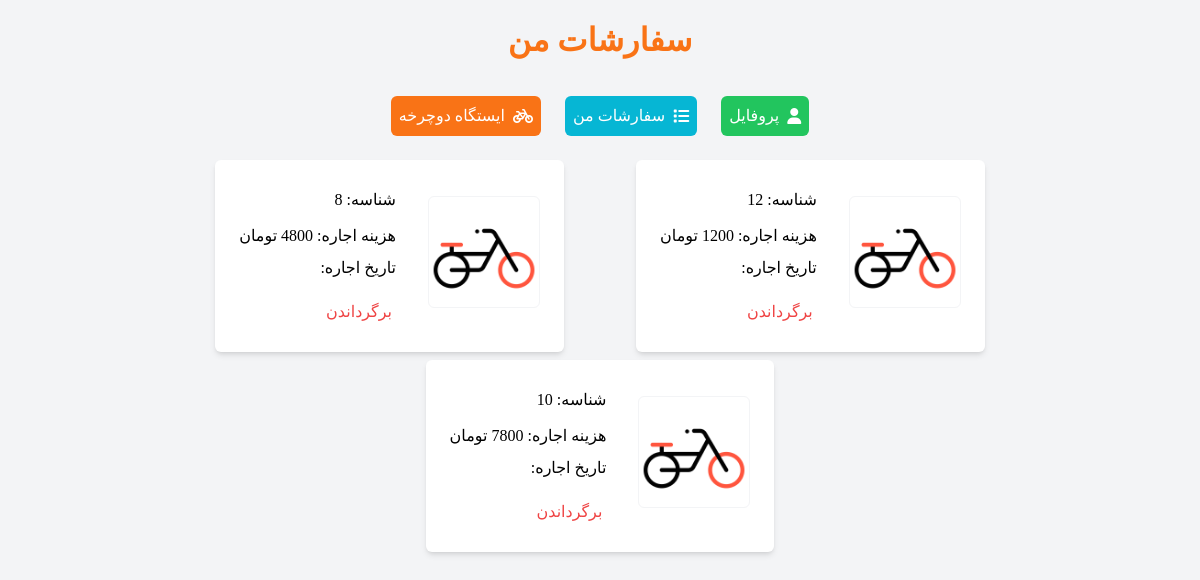
The page /bike/my-bike (signed in) on the database as committed earlier.
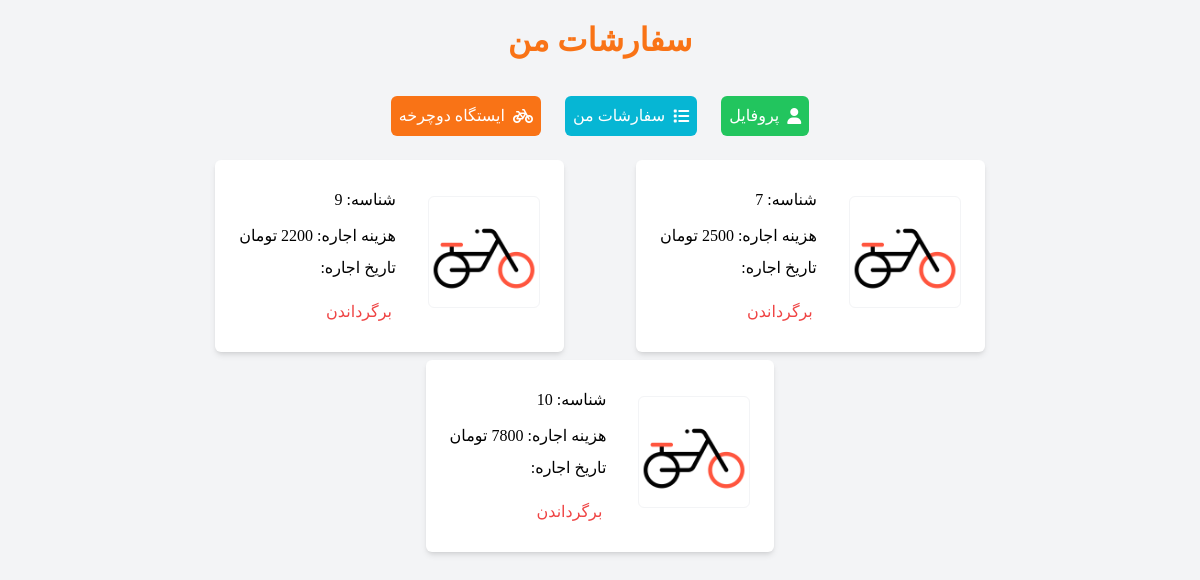
The same page on the database as committed later.
### reservation/models.py (models this page shows, shortened)
class BikeToUser(models.Model):
    user = models.ForeignKey(User, on_delete=models.CASCADE, verbose_name='کاربر')
    bike = models.ForeignKey(Bike, on_delete=models.CASCADE, verbose_name='دوچرخه')
    status = models.BooleanField(default=False, verbose_name="پس داده شده/نشده")
    date = jmodels.jDateTimeField(auto_now_add=True, verbose_name="تاریخ رزرو")
    class Meta:
        verbose_name = 'رزرو'
        verbose_name_plural = 'رزروها'

### bike/models.py (models this page shows, shortened)
class Bike(models.Model):
    price = models.IntegerField(verbose_name='نرخ اجاره ساعتی')
    add_date = models.DateField(auto_now_add=True, verbose_name='تاریخ اضافه شدن')
    status = models.BooleanField(default=False, verbose_name='اجاره داده شده')
    type = models.ForeignKey(Type, on_delete=models.CASCADE, verbose_name='نوع')
    class Meta:
        verbose_name = "دوچرخه"
        verbose_name_plural = "دورچرخه ها"

### bike/views.py (the view)
# urls.py: path('my-bike', views.MyBikesView.as_view(), name='my-bike')
class MyBikesView(LoginRequiredMixin ,ListView):
    login_url = "/account/login"
    template_name = 'my_bike.html'
    queryset = BikeToUser.objects.all()
    def get_context_data(self, **kwargs):
        context = super().get_context_data(**kwargs)
        context["bike"] = BikeToUser.objects.filter(user=self.request.user, status=True).all()
        return context

### bike/templates/my_bike.html (shortened to what this page needs)
{% extends 'main.html' %}
{% load jformat %}
{% block content %}
    <h1 class="text-[2rem] azar font-bold text-orange-500 text-center mt-4 mb-8">سفارشات من</h1>
    {% include 'menu.html' %}
    <section class="flex justify-center flex-wrap gap-2">
        {% if bike %}
            {% for item in bike %}
                <div class="flex bg-white rounded-md p-6 w-fit items-center azar shadow-md gap-x-8 mx-8">
                    <div>
                        <img src="./../static/images/get-bike.png" alt=""
                             class="block w-[7rem] mb-2 border border-gray-100 rounded-md">
                    </div>
                    <div class="flex flex-col">
                        <span class="my-1">شناسه: {{ item.bike.id }}</span>
                        <span class="mt-2">هزینه اجاره: {{ item.bike.price }} تومان</span>
                        <span class="mt-2">تاریخ اجاره: {{ item.date | jformat:"%H:%M - %Y/%m/%d" }} </span>
                        <a href="{% url 'reservation:revert-bike' item.bike.id %}"
                           class="mt-4 text-red-500 text-center rounded-md w-fit p-1 hover:text-white hover:bg-red-500 duration-300">برگرداندن</a>
                    </div>
                </div>
            {% endfor %}
        {% else %}
            <p class="azar text-[1.3rem] mt-12">شما هنوز هیچ دوچرخه ای اجاره نکرده اید!</p>
        {% endif %}
    </section>
{% endblock %}

Rows that differ between the two databases and show on the page:
no longer on this page (row edited): BikeToUser: bike.id "12", bike.price "1200"
no longer on this page (row edited): BikeToUser: bike.id "8", bike.price "4800"
added BikeToUser: bike.id "7", bike.price "2500"
added BikeToUser: bike.id "9", bike.price "2200"
